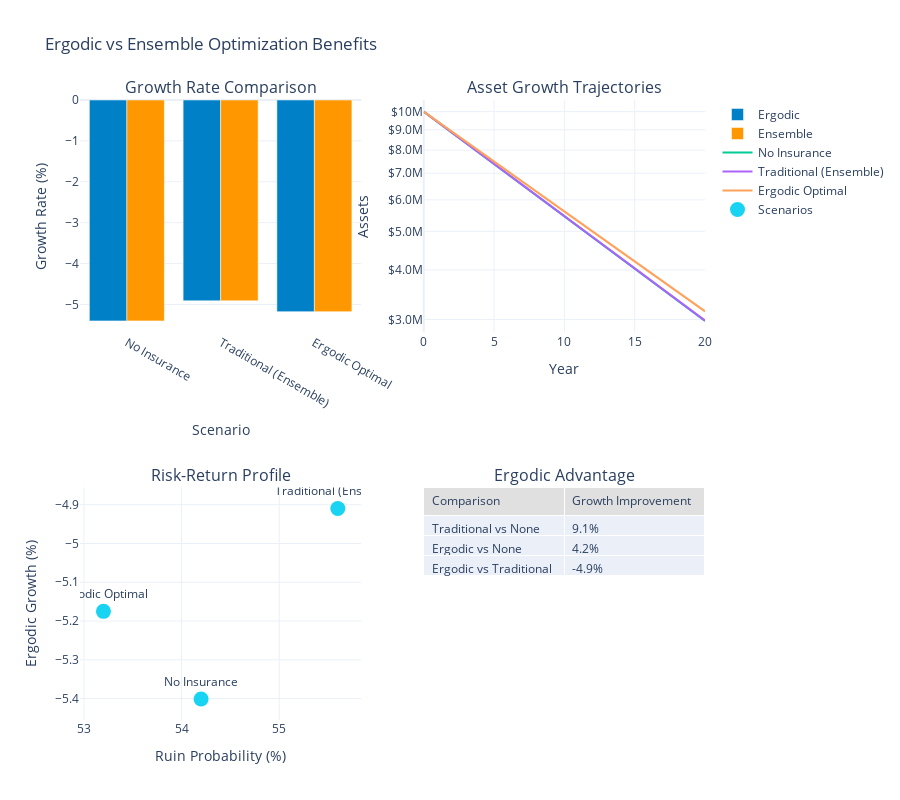

Source (notebook cell):
### Markdown cell above
## 2. Ergodic Benefit Quantification

### Code cell
def quantify_ergodic_benefits():
    """Quantify the benefits of ergodic vs ensemble optimization."""
    
    # Setup components
    manufacturer_config = ManufacturerConfig(
        initial_assets=10_000_000,
        asset_turnover_ratio=0.5,
        base_operating_margin=0.08,
        tax_rate=0.25,
        retention_ratio=0.8
    )
    manufacturer = WidgetManufacturer(manufacturer_config)
    
    loss_generator = ManufacturingLossGenerator(
        attritional_params={'base_frequency': 5.0, 'severity_mean': 50_000, 'severity_cv': 0.8},
        large_params={'base_frequency': 0.5, 'severity_mean': 2_000_000, 'severity_cv': 1.2},
        catastrophic_params={'base_frequency': 0.02, 'severity_xm': 10_000_000, 'severity_alpha': 2.5},
        seed=42
    )
    
    # Test different insurance scenarios
    scenarios = [
        {'name': 'No Insurance', 'layers': []},
        {'name': 'Traditional (Ensemble)', 'layers': [
            EnhancedInsuranceLayer(0, 5_000_000, 0.01),
            EnhancedInsuranceLayer(5_000_000, 15_000_000, 0.005)
        ]},
        {'name': 'Ergodic Optimal', 'layers': [
            EnhancedInsuranceLayer(0, 3_000_000, 0.025),
            EnhancedInsuranceLayer(3_000_000, 12_000_000, 0.012),
            EnhancedInsuranceLayer(15_000_000, 20_000_000, 0.006)
        ]}
    ]
    
    # Run simulations for each scenario
    results = []
    growth_trajectories = {}
    
    for scenario in scenarios:
        print(f"\nSimulating {scenario['name']}...")
        
        # Always create an InsuranceProgram, even if empty
        insurance_program = InsuranceProgram(scenario['layers'])
        
        # Setup Monte Carlo with parallel disabled for Windows compatibility
        config = SimulationConfig(
            n_simulations=1000,
            n_years=20,
            seed=42,
            parallel=False  # Disable parallel processing to avoid BrokenProcessPool
        )
        
        engine = MonteCarloEngine(
            loss_generator=loss_generator,
            insurance_program=insurance_program,
            manufacturer=manufacturer,
            config=config
        )
        
        sim_results = engine.run()
        
        # Calculate metrics
        # Use growth rates directly from simulation results
        ergodic_growth = np.mean(sim_results.growth_rates)
        
        results.append({
            'scenario': scenario['name'],
            'ergodic_growth': ergodic_growth,
            'ensemble_growth': np.mean(sim_results.growth_rates),
            'ruin_probability': sim_results.ruin_probability,
            'mean_final_assets': np.mean(sim_results.final_assets),
            'std_final_assets': np.std(sim_results.final_assets),
            'premium_cost': insurance_program.calculate_annual_premium()
        })
        
        # Create synthetic growth trajectory for visualization
        # Use compound growth from initial to final assets
        initial_assets = manufacturer_config.initial_assets
        mean_final = np.mean(sim_results.final_assets[sim_results.final_assets > 0])
        if mean_final > 0:
            growth_rate = (mean_final / initial_assets) ** (1/config.n_years) - 1
            years = np.arange(config.n_years + 1)
            trajectory = initial_assets * (1 + growth_rate) ** years
        else:
            trajectory = np.zeros(config.n_years + 1)
        growth_trajectories[scenario['name']] = trajectory
    
    results_df = pd.DataFrame(results)
    
    # Calculate improvements
    base_idx = results_df[results_df['scenario'] == 'No Insurance'].index[0]
    ergodic_idx = results_df[results_df['scenario'] == 'Ergodic Optimal'].index[0]
    trad_idx = results_df[results_df['scenario'] == 'Traditional (Ensemble)'].index[0]
    
    ergodic_improvement = (
        (results_df.loc[ergodic_idx, 'ergodic_growth'] - 
         results_df.loc[base_idx, 'ergodic_growth']) / 
        abs(results_df.loc[base_idx, 'ergodic_growth'])
    ) * 100
    
    trad_improvement = (
        (results_df.loc[trad_idx, 'ergodic_growth'] - 
         results_df.loc[base_idx, 'ergodic_growth']) / 
        abs(results_df.loc[base_idx, 'ergodic_growth'])
    ) * 100
    
    # Create visualization with correct subplot types
    fig = make_subplots(
        rows=2, cols=2,
        subplot_titles=(
            'Growth Rate Comparison',
            'Asset Growth Trajectories',
            'Risk-Return Profile',
            'Ergodic Advantage'
        ),
        specs=[
            [{'type': 'bar'}, {'type': 'scatter'}],
            [{'type': 'scatter'}, {'type': 'table'}]  # Changed to specify table type
        ]
    )
    
    # Growth rate comparison
    x_labels = results_df['scenario']
    fig.add_trace(
        go.Bar(
            x=x_labels,
            y=results_df['ergodic_growth'] * 100,
            name='Ergodic',
            marker_color=WSJ_COLORS['blue']
        ),
        row=1, col=1
    )
    
    fig.add_trace(
        go.Bar(
            x=x_labels,
            y=results_df['ensemble_growth'] * 100,
            name='Ensemble',
            marker_color=WSJ_COLORS['orange']
        ),
        row=1, col=1
    )
    
    # Asset growth trajectories
    years = np.arange(21)
    for name, trajectory in growth_trajectories.items():
        fig.add_trace(
            go.Scatter(
                x=years,
                y=trajectory,
                mode='lines',
                name=name,
                line=dict(width=2)
            ),
            row=1, col=2
        )
    
    # Risk-return profile
    fig.add_trace(
        go.Scatter(
            x=results_df['ruin_probability'] * 100,
            y=results_df['ergodic_growth'] * 100,
            mode='markers+text',
            text=results_df['scenario'],
            textposition='top center',
            marker=dict(size=15),
            name='Scenarios'
        ),
        row=2, col=1
    )
    
    # Ergodic advantage visualization
    advantage_data = [
        ['Traditional vs None', f'{trad_improvement:.1f}%'],
        ['Ergodic vs None', f'{ergodic_improvement:.1f}%'],
        ['Ergodic vs Traditional', f'{ergodic_improvement - trad_improvement:.1f}%']
    ]
    
    fig.add_trace(
        go.Table(
            header=dict(
                values=['Comparison', 'Growth Improvement'],
                fill_color=WSJ_COLORS['light_gray'],
                align='left'
            ),
            cells=dict(
                values=list(zip(*advantage_data)),
                align='left'
            )
        ),
        row=2, col=2
    )
    
    # Update layout
    fig.update_layout(
        height=800,
        showlegend=True,
        title_text="Ergodic vs Ensemble Optimization Benefits",
        template='plotly_white',
        barmode='group'
    )
    
    fig.update_xaxes(title_text="Scenario", row=1, col=1)
    fig.update_xaxes(title_text="Year", row=1, col=2)
    fig.update_xaxes(title_text="Ruin Probability (%)", row=2, col=1)
    
    fig.update_yaxes(title_text="Growth Rate (%)", row=1, col=1)
    fig.update_yaxes(title_text="Assets", row=1, col=2, type='log', tickformat='$.2s')
    fig.update_yaxes(title_text="Ergodic Growth (%)", row=2, col=1)
    
    fig.show()
    
    # Print summary
    print("\nErgodic Benefit Quantification:")
    print("="*70)
    print(results_df.to_string(index=False))
    print(f"\nErgodic optimization improvement: {ergodic_improvement:.1f}%")
    print(f"Traditional optimization improvement: {trad_improvement:.1f}%")
    print(f"Ergodic advantage over traditional: {ergodic_improvement - trad_improvement:.1f}%")

# Run ergodic benefit analysis
quantify_ergodic_benefits()

### Figure 1 — Plotly figure (JSON) as saved in the notebook; plotly's stock layout.template omitted (floating-point values rounded to 4 significant figures)
{"data": [{"marker": {"color": "#0080C7"}, "name": "Ergodic", "type": "bar", "x": ["No Insurance", "Traditional (Ensemble)", "Ergodic Optimal"], "xaxis": "x", "y": [-5.401, -4.91, -5.175], "yaxis": "y"}, {"marker": {"color": "#FF9800"}, "name": "Ensemble", "type": "bar", "x": ["No Insurance", "Traditional (Ensemble)", "Ergodic Optimal"], "xaxis": "x", "y": [-5.401, -4.91, -5.175], "yaxis": "y"}, {"line": {"width": 2}, "mode": "lines", "name": "No Insurance", "type": "scatter", "x": [0, 1, 2, 3, 4, 5, 6, 7, 8, 9, 10, 11, 12, 13, 14, 15, 16, 17, 18, 19, 20], "xaxis": "x2", "y": [10000000.0, 9412000.0, 8859000.0, 8338000.0, 7848000.0, 7387000.0, 6953000.0, 6544000.0, 6160000.0, 5798000.0, 5457000.0, 5136000.0, 4834000.0, 4550000.0, 4283000.0, 4031000.0, 3794000.0, 3571000.0, 3361000.0, 3164000.0, 2978000.0], "yaxis": "y2"}, {"line": {"width": 2}, "mode": "lines", "name": "Traditional (Ensemble)", "type": "scatter", "x": [0, 1, 2, 3, 4, 5, 6, 7, 8, 9, 10, 11, 12, 13, 14, 15, 16, 17, 18, 19, 20], "xaxis": "x2", "y": [10000000.0, 9413000.0, 8860000.0, 8340000.0, 7851000.0, 7390000.0, 6956000.0, 6548000.0, 6164000.0, 5802000.0, 5461000.0, 5141000.0, 4839000.0, 4555000.0, 4287000.0, 4036000.0, 3799000.0, 3576000.0, 3366000.0, 3168000.0, 2982000.0], "yaxis": "y2"}, {"line": {"width": 2}, "mode": "lines", "name": "Ergodic Optimal", "type": "scatter", "x": [0, 1, 2, 3, 4, 5, 6, 7, 8, 9, 10, 11, 12, 13, 14, 15, 16, 17, 18, 19, 20], "xaxis": "x2", "y": [10000000.0, 9438000.0, 8908000.0, 8408000.0, 7935000.0, 7490000.0, 7069000.0, 6672000.0, 6297000.0, 5943000.0, 5609000.0, 5294000.0, 4997000.0, 4716000.0, 4451000.0, 4201000.0, 3965000.0, 3742000.0, 3532000.0, 3334000.0, 3146000.0], "yaxis": "y2"}, {"marker": {"size": 15}, "mode": "markers+text", "name": "Scenarios", "text": ["No Insurance", "Traditional (Ensemble)", "Ergodic Optimal"], "textposition": "top center", "type": "scatter", "x": [54.2, 55.6, 53.2], "xaxis": "x3", "y": [-5.401, -4.91, -5.175], "yaxis": "y3"}, {"cells": {"align": "left", "values": [["Traditional vs None", "Ergodic vs None", "Ergodic vs Traditional"], ["9.1%", "4.2%", "-4.9%"]]}, "domain": {"x": [0.55, 1], "y": [0, 0.375]}, "header": {"align": "left", "fill": {"color": "#E0E0E0"}, "values": ["Comparison", "Growth Improvement"]}, "type": "table"}], "layout": {"annotations": [{"font": {"size": 16}, "showarrow": false, "text": "Growth Rate Comparison", "x": 0.225, "xanchor": "center", "xref": "paper", "y": 1, "yanchor": "bottom", "yref": "paper"}, {"font": {"size": 16}, "showarrow": false, "text": "Asset Growth Trajectories", "x": 0.775, "xanchor": "center", "xref": "paper", "y": 1, "yanchor": "bottom", "yref": "paper"}, {"font": {"size": 16}, "showarrow": false, "text": "Risk-Return Profile", "x": 0.225, "xanchor": "center", "xref": "paper", "y": 0.375, "yanchor": "bottom", "yref": "paper"}, {"font": {"size": 16}, "showarrow": false, "text": "Ergodic Advantage", "x": 0.775, "xanchor": "center", "xref": "paper", "y": 0.375, "yanchor": "bottom", "yref": "paper"}], "barmode": "group", "height": 800, "showlegend": true, "title": {"text": "Ergodic vs Ensemble Optimization Benefits"}, "xaxis": {"anchor": "y", "domain": [0, 0.45], "title": {"text": "Scenario"}}, "xaxis2": {"anchor": "y2", "domain": [0.55, 1], "title": {"text": "Year"}}, "xaxis3": {"anchor": "y3", "domain": [0, 0.45], "title": {"text": "Ruin Probability (%)"}}, "yaxis": {"anchor": "x", "domain": [0.625, 1], "title": {"text": "Growth Rate (%)"}}, "yaxis2": {"anchor": "x2", "domain": [0.625, 1], "tickformat": "$.2s", "title": {"text": "Assets"}, "type": "log"}, "yaxis3": {"anchor": "x3", "domain": [0, 0.375], "title": {"text": "Ergodic Growth (%)"}}}}
